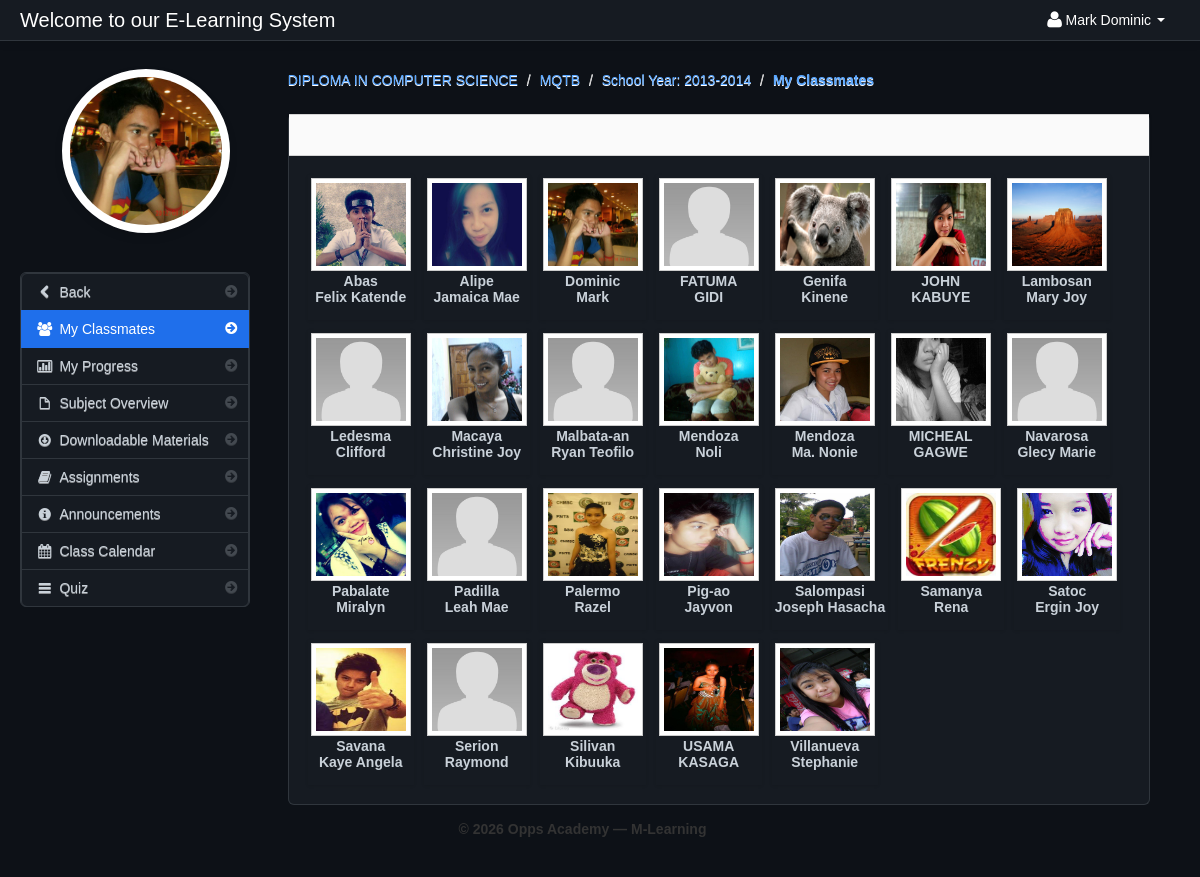
The app's page /my_classmates.php?id=172 (signed in) with its own data.
### tables this page shows
CREATE TABLE `student` (
  `student_id` int(11) NOT NULL,
  `firstname` varchar(100) NOT NULL,
  `lastname` varchar(100) NOT NULL,
  `class_id` int(11) NOT NULL,
  `username` varchar(100) NOT NULL,
  `password` varchar(100) NOT NULL,
  `location` varchar(100) NOT NULL,
  `status` varchar(100) NOT NULL
);

CREATE TABLE `class` (
  `class_id` int(11) NOT NULL,
  `class_name` varchar(100) NOT NULL
);

CREATE TABLE `subject` (
  `subject_id` int(11) NOT NULL,
  `subject_code` varchar(100) NOT NULL,
  `subject_title` varchar(100) NOT NULL,
  `category` varchar(100) NOT NULL,
  `description` longtext NOT NULL,
  `unit` int(11) NOT NULL,
  `Pre_req` varchar(100) NOT NULL,
  `semester` varchar(100) NOT NULL
);

CREATE TABLE `teacher_class` (
  `teacher_class_id` int(11) NOT NULL,
  `teacher_id` int(11) NOT NULL,
  `class_id` int(11) NOT NULL,
  `subject_id` int(11) NOT NULL,
  `thumbnails` varchar(100) NOT NULL,
  `school_year` varchar(100) NOT NULL
);

CREATE TABLE `teacher_class_student` (
  `teacher_class_student_id` int(11) NOT NULL,
  `teacher_class_id` int(11) NOT NULL,
  `student_id` int(11) NOT NULL,
  `teacher_id` int(11) NOT NULL
);

### session.php (called while the page is built, shortened)
<?php
$session_id=$_SESSION['id'];
?>

### my_classmates.php (the view, shortened to what this page needs)
<?php include('header_dashboard.php'); ?>
<?php include('session.php'); ?>
<?php $get_id = $_GET['id']; ?>
    <body>
		<?php include('navbar_student.php'); ?>
        <div class="container-fluid">
            <div class="row-fluid">
				<?php include('my_classmates_link.php'); ?>
                <div class="span9" id="content">
                     <div class="row-fluid">
					<?php $query = mysqli_query($conn,"select * from teacher_class_student
					LEFT JOIN teacher_class ON teacher_class.teacher_class_id = teacher_class_student.teacher_class_id
					JOIN class ON class.class_id = teacher_class.class_id
					JOIN subject ON subject.subject_id = teacher_class.subject_id
					where student_id = '$session_id'
					")or die(mysqli_error());
					$row = mysqli_fetch_array($query);
					?>
					     <ul class="breadcrumb">
							<li><a href="#"><?php echo $row['class_name']; ?></a> <span class="divider">/</span></li>
							<li><a href="#"><?php echo $row['subject_code']; ?></a> <span class="divider">/</span></li>
							<li><a href="#">School Year: <?php echo $row['school_year']; ?></a> <span class="divider">/</span></li>
							<li><a href="#"><b>My Classmates</b></a></li>
						</ul>
                        <div id="block_bg" class="block">
                            <div class="navbar navbar-inner block-header">
                            </div>
                            <div class="block-content collapse in">
                                <div class="span12">
									<ul	 id="da-thumbs" class="da-thumbs">
										    <?php
														$my_student = mysqli_query($conn,"SELECT *
														FROM teacher_class_student
														LEFT JOIN student ON student.student_id = teacher_class_student.student_id
														INNER JOIN class ON class.class_id = student.class_id where teacher_class_id = '$get_id' order by lastname ")or die(mysqli_error());
														while($row = mysqli_fetch_array($my_student)){
														$id = $row['teacher_class_student_id'];
														?>
											<li id="del<?php echo $id; ?>">
												<a  class="classmate_cursor" href="#">
														<img id="student_avatar_class" src ="admin/<?php echo $row['location'] ?>" width="124" height="140" class="img-polaroid">
												</a>
												<p class="class"><?php echo $row['lastname'];?></p>
												<p class="subject"><?php echo $row['firstname']; ?></p>
											</li>
									<?php } ?>
									</ul>
                                </div>
                            </div>
                        </div>
                    </div>
                </div>
            </div>
		<?php include('footer.php'); ?>
        </div>
		<?php include('script.php'); ?>
    </body>
</html>

### navbar_student.php (shortened to what this page needs)
<div class="navbar navbar-fixed-top navbar-inverse">
        <div class="navbar-inner">
            <div class="container-fluid">
                <a class="brand" href="#">Welcome to our   E-Learning System</a>
					<div class="nav-collapse collapse">
						<ul class="nav pull-right">
							<?php $query= mysqli_query($conn,"select * from student where student_id = '$session_id'")or die(mysqli_error());
									$row = mysqli_fetch_array($query);
							?>
							<li class="dropdown">
								<a href="#" role="button" class="dropdown-toggle" data-toggle="dropdown"> <i class="icon-user icon-large"></i><?php echo $row['firstname']." ".$row['lastname'];  ?> <i class="caret"></i></a>
							</li>
						</ul>
					</div>
            </div>
        </div>
</div>

### my_classmates_link.php (shortened to what this page needs)
<div class="span3" id="sidebar">
	<img id="avatar" src="admin/<?php echo $row['location']; ?>" class="img-polaroid">
		<ul class="nav nav-list bs-docs-sidenav nav-collapse collapse">
				<li class=""><a href="dashboard_student.php"><i class="icon-chevron-right"></i><i class="icon-chevron-left"></i>&nbsp;Back</a></li>
				<li class="active"><a href="my_classmates.php<?php echo '?id='.$get_id; ?>"><i class="icon-chevron-right"></i><i class="icon-group"></i>&nbsp;My Classmates</a></li>
				<li class=""><a href="progress.php<?php echo '?id='.$get_id; ?>"><i class="icon-chevron-right"></i><i class="icon-bar-chart"></i>&nbsp;My Progress</a></li>
				<li class=""><a href="subject_overview_student.php<?php echo '?id='.$get_id; ?>"><i class="icon-chevron-right"></i><i class="icon-file"></i>&nbsp;Subject Overview</a></li>
				<li class=""><a href="downloadable_student.php<?php echo '?id='.$get_id; ?>"><i class="icon-chevron-right"></i><i class="icon-download"></i>&nbsp;Downloadable Materials</a></li>
				<li class=""><a href="assignment_student.php<?php echo '?id='.$get_id; ?>"><i class="icon-chevron-right"></i><i class="icon-book"></i>&nbsp;Assignments</a></li>
				<li class=""><a href="announcements_student.php<?php echo '?id='.$get_id; ?>"><i class="icon-chevron-right"></i><i class="icon-info-sign"></i>&nbsp;Announcements</a></li>
				<li class=""><a href="class_calendar_student.php<?php echo '?id='.$get_id; ?>"><i class="icon-chevron-right"></i><i class="icon-calendar"></i>&nbsp;Class Calendar</a></li>
				<li class=""><a href="student_quiz_list.php<?php echo '?id='.$get_id; ?>"><i class="icon-chevron-right"></i><i class="icon-reorder"></i>&nbsp;Quiz</a></li>
		</ul>
</div>

### admin/assets/styles.css (style rules this page uses)
body { padding-top: 60px; padding-bottom: 40px; background-color: #0d1117; color: #c9d1d9; }
#content { margin-left:0px; }
.breadcrumb { margin: 0 0 0px; padding: 10px 0px; background-color: transparent; }
.block { background: #161b22 !important; border: 1px solid #30363d; margin: 1em 0em; border-top: none; -webkit-box-shadow: none; -moz-box-shadow: none; box-shadow: none; border-radius: 6px; color: #c9d1d9; }
.block-content { margin: 1em; min-height: .25em; }
.block-header { margin-bottom: 0px; border-right: none; border-left: none; -webkit-border-radius: 0px; -moz-border-radius: 0px; border-radius: 0px; }
.bs-docs-sidenav { max-width: 228px; margin: 30px 0 0; padding: 0; background-color: #161b22; -webkit-border-radius: 6px; -moz-border-radius: 6px; border-radius: 6px; -webkit-box-shadow: none; -moz-box-shadow: none; box-shadow: none; border: 1px solid #30363d; }
.bs-docs-sidenav > li > a { display: block; width: 190px \9; margin: 0 0 -1px; padding: 8px 14px; border: 1px solid #30363d; color: #c9d1d9; }
.bs-docs-sidenav > li:first-child > a { -webkit-border-radius: 6px 6px 0 0; -moz-border-radius: 6px 6px 0 0; border-radius: 6px 6px 0 0; }
.bs-docs-sidenav > li:last-child > a { -webkit-border-radius: 0 0 6px 6px; -moz-border-radius: 0 0 6px 6px; border-radius: 0 0 6px 6px; }
.bs-docs-sidenav > .active > a { position: relative; z-index: 2; padding: 9px 15px; border: 0; text-shadow: none; background-color: #1f6feb; color: #ffffff; -webkit-box-shadow: none; -moz-box-shadow: none; box-shadow: none; }
.bs-docs-sidenav .icon-chevron-right { float: right; margin-top: 2px; margin-right: -6px; opacity: .25; }
.bs-docs-sidenav .active .icon-chevron-right, .bs-docs-sidenav .active a:hover .icon-chevron-right { opacity: 1; }

### admin/assets/style.css (style rules this page uses)
.da-thumbs { float: left; list-style: none outside none; margin: 0; padding: 0; position: relative; }
.da-thumbs li { float: left; margin: 5px; padding: 3px; position: relative; box-shadow: 0 1px 3px rgba(0,0,0,0.1); }
.da-thumbs li a, .da-thumbs li a img { display: block; position: relative; }
.da-thumbs li a { overflow: hidden; }
.class { font-family: helvetica !important; font-weight: bold; text-align: center; }
.subject { font-family: helvetica !important; font-weight: bold; text-align: center; margin-top: -14px; }

### records on screen
student: firstname "Mark", lastname "Dominic", location (picture)
class: class_name "DIPLOMA IN COMPUTER SCIENCE"
subject: subject_code "MQTB"
teacher_class: school_year "2013-2014"
teacher_class_student: student.location (picture), student.lastname "Abas", student.firstname "Felix Katende"
teacher_class_student: student.location (picture), student.lastname "Alipe", student.firstname "Jamaica Mae"
teacher_class_student: student.location (picture), student.lastname "Dominic", student.firstname "Mark"
teacher_class_student: student.location (placeholder picture), student.lastname "FATUMA", student.firstname "GIDI"
teacher_class_student: student.location (picture), student.lastname "Genifa", student.firstname "Kinene"
teacher_class_student: student.location (picture), student.lastname "JOHN", student.firstname "KABUYE"
teacher_class_student: student.location (picture), student.lastname "Lambosan", student.firstname "Mary Joy"
teacher_class_student: student.location (placeholder picture), student.lastname "Ledesma", student.firstname "Clifford"
teacher_class_student: student.location (picture), student.lastname "Macaya", student.firstname "Christine Joy"
teacher_class_student: student.location (placeholder picture), student.lastname "Malbata-an", student.firstname "Ryan Teofilo"
teacher_class_student: student.location (picture), student.lastname "Mendoza", student.firstname "Noli"
teacher_class_student: student.location (picture), student.lastname "Mendoza", student.firstname "Ma. Nonie"
teacher_class_student: student.location (picture), student.lastname "MICHEAL", student.firstname "GAGWE"
teacher_class_student: student.location (placeholder picture), student.lastname "Navarosa", student.firstname "Glecy Marie"
teacher_class_student: student.location (picture), student.lastname "Pabalate", student.firstname "Miralyn"
teacher_class_student: student.location (placeholder picture), student.lastname "Padilla", student.firstname "Leah Mae"
teacher_class_student: student.location (picture), student.lastname "Palermo", student.firstname "Razel"
teacher_class_student: student.location (picture), student.lastname "Pig-ao", student.firstname "Jayvon"
teacher_class_student: student.location (picture), student.lastname "Salompasi", student.firstname "Joseph Hasacha"
teacher_class_student: student.location (picture), student.lastname "Samanya", student.firstname "Rena"
teacher_class_student: student.location (picture), student.lastname "Satoc", student.firstname "Ergin Joy"
teacher_class_student: student.location (picture), student.lastname "Savana", student.firstname "Kaye Angela"
teacher_class_student: student.location (placeholder picture), student.lastname "Serion", student.firstname "Raymond"
teacher_class_student: student.location (picture), student.lastname "Silivan", student.firstname "Kibuuka"
teacher_class_student: student.location (picture), student.lastname "USAMA", student.firstname "KASAGA"
teacher_class_student: student.location (picture), student.lastname "Villanueva", student.firstname "Stephanie"
